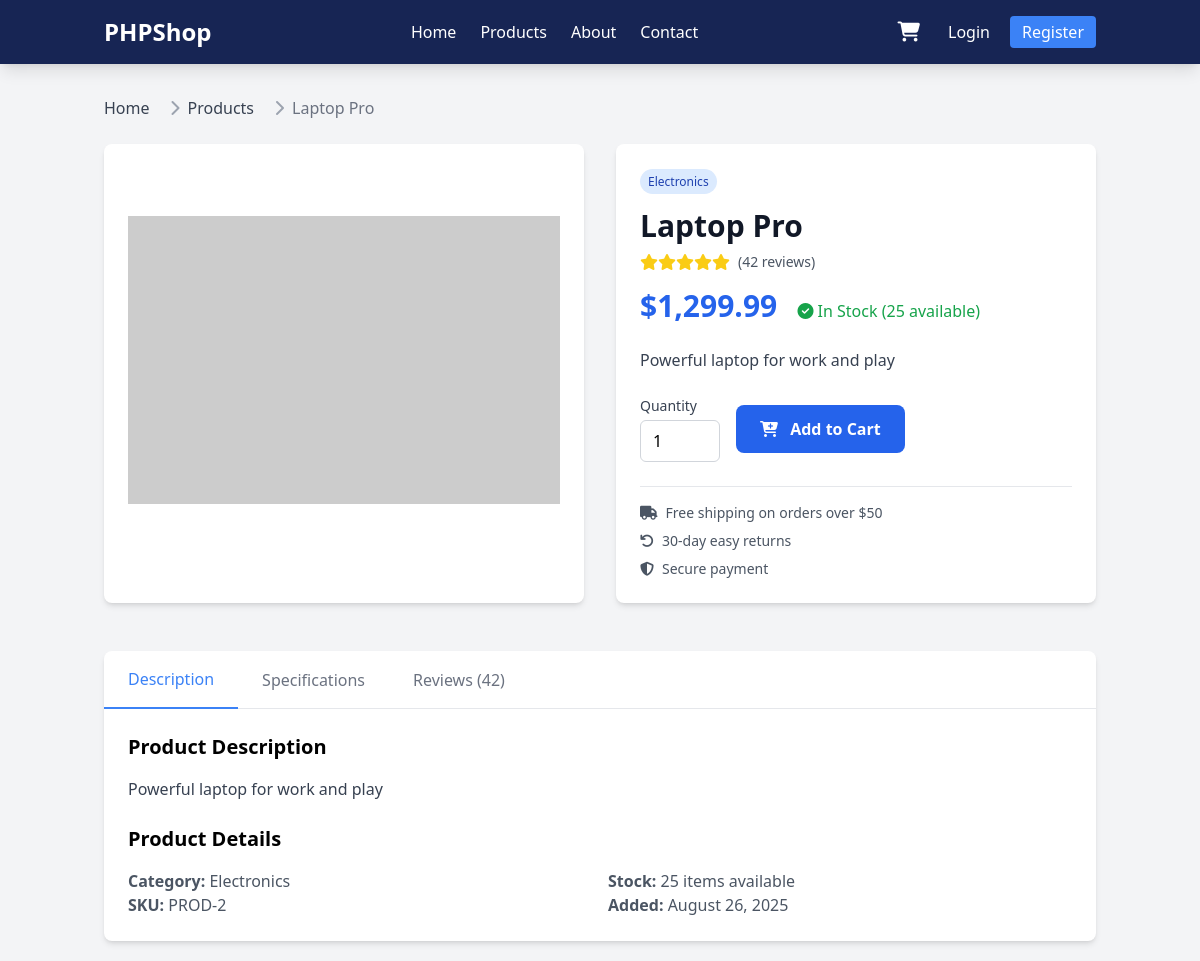
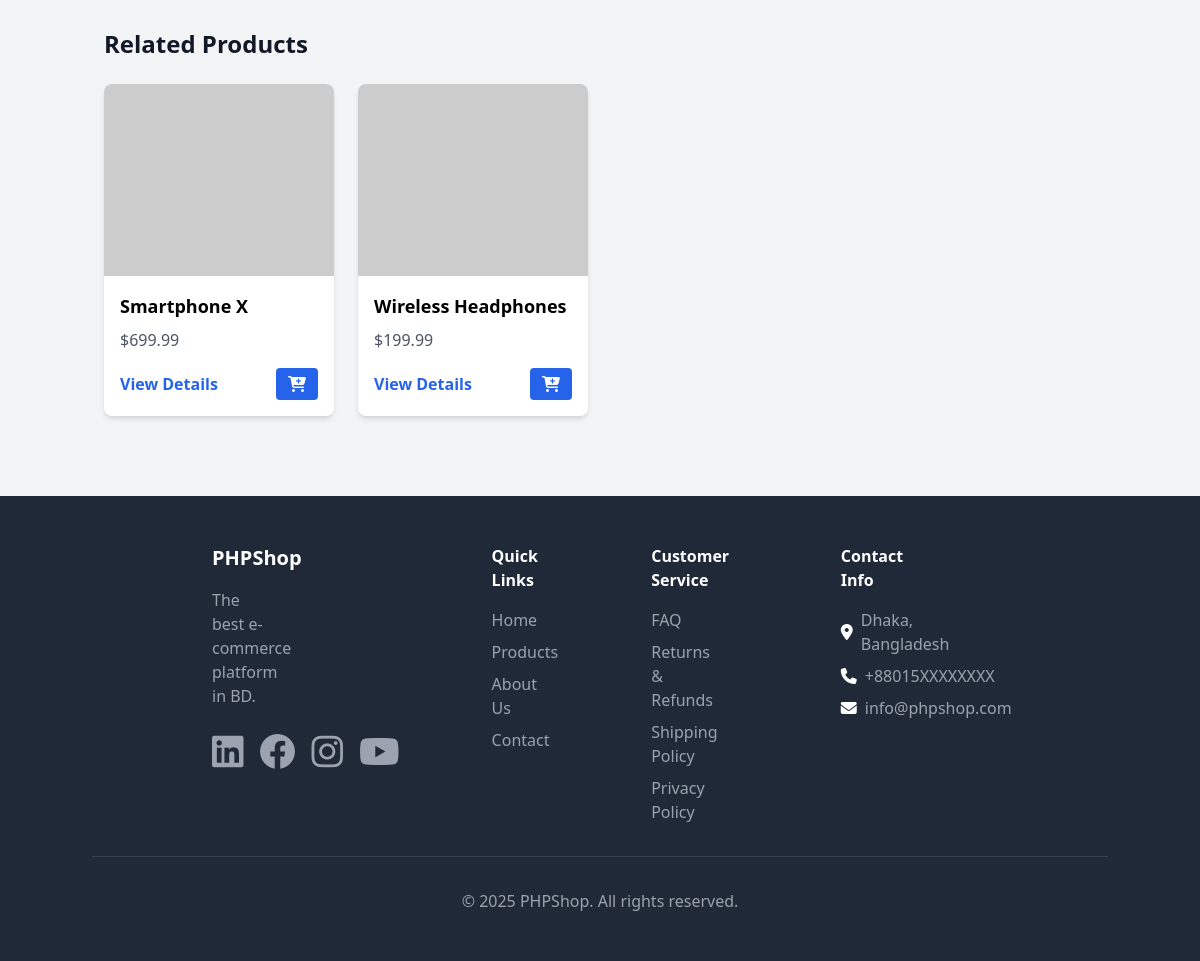
/product.php?id=2, run on the app's committed database (2 pictures, top to bottom).
### tables this page shows
CREATE TABLE products (
    id INT AUTO_INCREMENT PRIMARY KEY,
    name VARCHAR(200) NOT NULL,
    description TEXT,
    price DECIMAL(10,2) NOT NULL,
    image_url VARCHAR(255),
    category_id INT,
    stock_quantity INT NOT NULL DEFAULT 0,
    created_at DATETIME DEFAULT CURRENT_TIMESTAMP,
    FOREIGN KEY (category_id) REFERENCES categories(id)
);

CREATE TABLE categories (
    id INT AUTO_INCREMENT PRIMARY KEY,
    name VARCHAR(100) NOT NULL,
    description TEXT,
    created_at DATETIME DEFAULT CURRENT_TIMESTAMP
);

### includes/functions.php (called while the page is built, shortened)
<?php
function format_price($price) {
    return '$' . number_format($price, 2);
}
function get_product($id) {
    global $mysqli;
    $sql = "SELECT p.*, c.name as category_name FROM products p
            LEFT JOIN categories c ON p.category_id = c.id
            WHERE p.id = ?";
    $stmt = $mysqli->prepare($sql);
    $stmt->bind_param("i", $id);
    $stmt->execute();
    $result = $stmt->get_result();
    return $result->fetch_assoc();
}
?>

### product.php (the view, shortened to what this page needs)
<?php
require_once 'includes/config.php';
require_once 'includes/header.php';
$product_id = intval($_GET['id']);
$product = get_product($product_id);
$related_sql = "SELECT * FROM products
                WHERE category_id = ? AND id != ? AND stock_quantity > 0
                LIMIT 4";
$stmt = $mysqli->prepare($related_sql);
$stmt->bind_param("ii", $product['category_id'], $product_id);
$stmt->execute();
$result = $stmt->get_result();
$related_products = $result->fetch_all(MYSQLI_ASSOC);
?>
<div class="max-w-6xl mx-auto">
    <nav class="flex mb-6" aria-label="Breadcrumb">
        <ol class="inline-flex items-center space-x-1 md:space-x-3">
            <li class="inline-flex items-center">
                <a href="index.php" class="text-gray-700 hover:text-blue-600">Home</a>
            </li>
            <li>
                <div class="flex items-center">
                    <i class="fas fa-chevron-right text-gray-400 mx-2"></i>
                    <a href="products.php" class="text-gray-700 hover:text-blue-600">Products</a>
                </div>
            </li>
            <li aria-current="page">
                <div class="flex items-center">
                    <i class="fas fa-chevron-right text-gray-400 mx-2"></i>
                    <span class="text-gray-500"><?php echo htmlspecialchars($product['name']); ?></span>
                </div>
            </li>
        </ol>
    </nav>
    <div class="grid grid-cols-1 md:grid-cols-2 gap-8 mb-12">
        <div class="bg-white rounded-lg shadow-md p-6">
            <img src="<?php echo $product['image_url'] ?: 'https://via.placeholder.com/500x500'; ?>"
                 alt="<?php echo htmlspecialchars($product['name']); ?>"
                 class="w-full h-96 object-contain rounded-lg">
        </div>
        <div class="bg-white rounded-lg shadow-md p-6">
            <div class="mb-4">
                <span class="bg-blue-100 text-blue-800 text-xs px-2 py-1 rounded-full">
                    <?php echo htmlspecialchars($product['category_name'] ?? 'Uncategorized'); ?>
                </span>
            </div>
            <h1 class="text-3xl font-bold text-gray-900 mb-2"><?php echo htmlspecialchars($product['name']); ?></h1>
            <div class="flex items-center mb-4">
                <div class="flex text-yellow-400 mr-2">
                    <?php for ($i = 1; $i <= 5; $i++): ?>
                        <i class="fas fa-star"></i>
                    <?php endfor; ?>
                </div>
                <span class="text-gray-600 text-sm">(42 reviews)</span>
            </div>
            <div class="mb-6">
                <span class="text-3xl font-bold text-blue-600"><?php echo format_price($product['price']); ?></span>
                <?php if ($product['stock_quantity'] > 0): ?>
                    <span class="text-green-600 ml-4">
                        <i class="fas fa-check-circle"></i> In Stock (<?php echo $product['stock_quantity']; ?> available)
                    </span>
                <?php else: ?>
                    <span class="text-red-600 ml-4">
                        <i class="fas fa-times-circle"></i> Out of Stock
                    </span>
                <?php endif; ?>
            </div>
            <p class="text-gray-700 mb-6"><?php echo nl2br(htmlspecialchars($product['description'])); ?></p>
            <?php if ($product['stock_quantity'] > 0): ?>
                <form action="add_to_cart.php" method="post" class="flex items-center space-x-4 mb-6">
                    <div>
                        <label for="quantity" class="block text-sm font-medium text-gray-700 mb-1">Quantity</label>
                        <input type="number" id="quantity" name="quantity" value="1" min="1" max="<?php echo $product['stock_quantity']; ?>"
                               class="w-20 px-3 py-2 border border-gray-300 rounded-md focus:outline-none focus:ring-blue-500 focus:border-blue-500">
                    </div>
                    <button type="submit" class="bg-blue-600 text-white px-6 py-3 rounded-lg hover:bg-blue-700 transition font-semibold">
                        <i class="fas fa-cart-plus mr-2"></i> Add to Cart
                    </button>
                </form>
            <?php endif; ?>
            <div class="border-t border-gray-200 pt-4">
                <div class="flex items-center text-sm text-gray-600 mb-2">
                    <i class="fas fa-truck mr-2"></i>
                    <span>Free shipping on orders over $50</span>
                </div>
                <div class="flex items-center text-sm text-gray-600 mb-2">
                    <i class="fas fa-undo mr-2"></i>
                    <span>30-day easy returns</span>
                </div>
                <div class="flex items-center text-sm text-gray-600">
                    <i class="fas fa-shield-alt mr-2"></i>
                    <span>Secure payment</span>
                </div>
            </div>
        </div>
    </div>
    <div class="bg-white rounded-lg shadow-md mb-12">
        <div class="border-b border-gray-200">
            <nav class="flex -mb-px">
                <button class="py-4 px-6 border-b-2 border-blue-500 text-blue-500 font-medium">Description</button>
                <button class="py-4 px-6 text-gray-500 font-medium hover:text-blue-500">Specifications</button>
                <button class="py-4 px-6 text-gray-500 font-medium hover:text-blue-500">Reviews (42)</button>
            </nav>
        </div>
        <div class="p-6">
            <h3 class="text-xl font-semibold mb-4">Product Description</h3>
            <p class="text-gray-700"><?php echo nl2br(htmlspecialchars($product['description'])); ?></p>
            <h3 class="text-xl font-semibold mt-6 mb-4">Product Details</h3>
            <div class="grid grid-cols-2 gap-4">
                <div>
                    <p class="text-gray-600"><strong>Category:</strong> <?php echo htmlspecialchars($product['category_name'] ?? 'Uncategorized'); ?></p>
                    <p class="text-gray-600"><strong>SKU:</strong> PROD-<?php echo $product['id']; ?></p>
                </div>
                <div>
                    <p class="text-gray-600"><strong>Stock:</strong> <?php echo $product['stock_quantity']; ?> items available</p>
                    <p class="text-gray-600"><strong>Added:</strong> <?php echo date('F j, Y', strtotime($product['created_at'])); ?></p>
                </div>
            </div>
        </div>
    </div>
    <?php if (count($related_products) > 0): ?>
        <div class="mb-12">
            <h2 class="text-2xl font-bold text-gray-900 mb-6">Related Products</h2>
            <div class="grid grid-cols-1 sm:grid-cols-2 lg:grid-cols-4 gap-6">
                <?php foreach ($related_products as $related): ?>
                    <div class="bg-white rounded-lg shadow-md overflow-hidden hover:shadow-lg transition">
                        <img src="<?php echo $related['image_url'] ?: 'https://via.placeholder.com/300x200'; ?>"
                             alt="<?php echo htmlspecialchars($related['name']); ?>"
                             class="w-full h-48 object-cover">
                        <div class="p-4">
                            <h3 class="font-semibold text-lg mb-2"><?php echo htmlspecialchars($related['name']); ?></h3>
                            <p class="text-gray-600 mb-4"><?php echo format_price($related['price']); ?></p>
                            <div class="flex justify-between items-center">
                                <a href="product.php?id=<?php echo $related['id']; ?>"
                                   class="text-blue-600 hover:text-blue-800 font-semibold">View Details</a>
                                <?php if($related['stock_quantity'] > 0): ?>
                                    <form action="add_to_cart.php" method="post">
                                        <button type="submit" class="bg-blue-600 text-white px-3 py-1 rounded hover:bg-blue-700 transition">
                                            <i class="fas fa-cart-plus"></i>
                                        </button>
                                    </form>
                                <?php endif; ?>
                            </div>
                        </div>
                    </div>
                <?php endforeach; ?>
            </div>
        </div>
    <?php endif; ?>
</div>
<?php
require_once 'includes/footer.php';
?>

### data on the page
products: name "Laptop Pro", category.name "Electronics", price "$1,299.99", stock_quantity "25", description "Powerful laptop for work and play", id "2", created_at "August 26, 2025"
products: name "Smartphone X", price "$699.99"
products: name "Wireless Headphones", price "$199.99"
